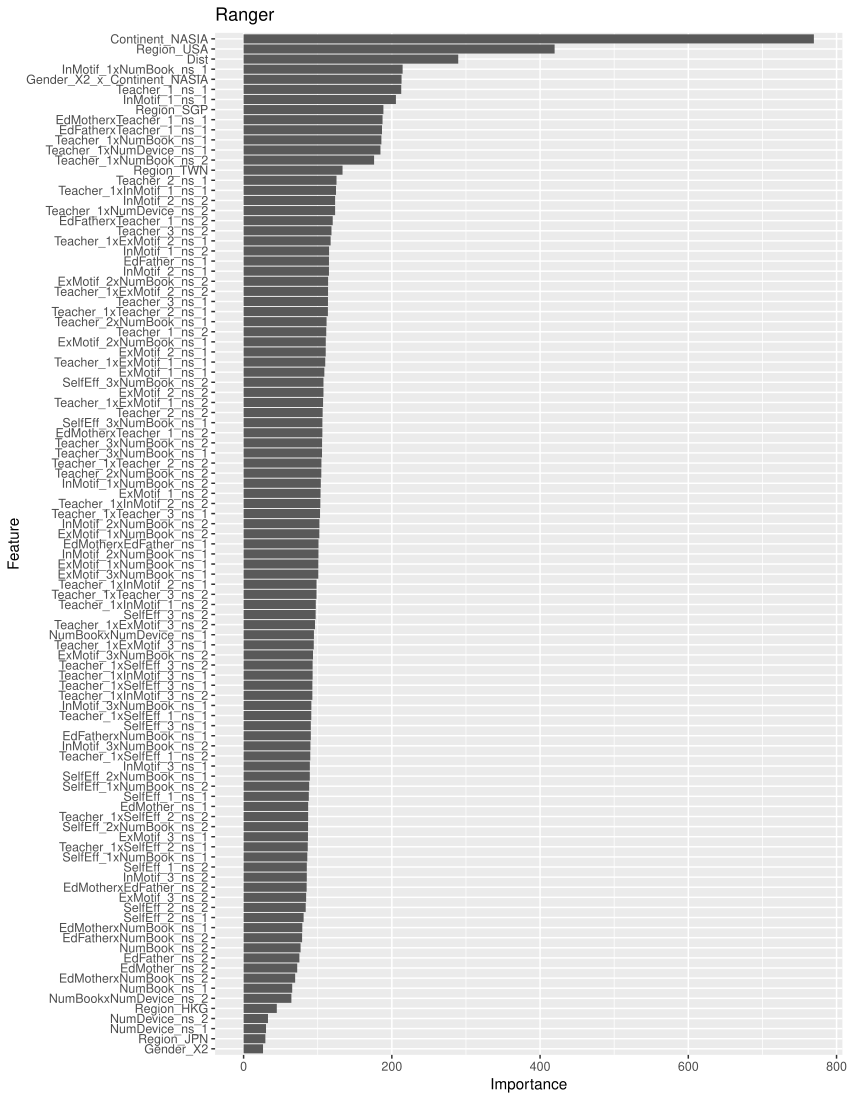

Write R code to recreate this figure.
##########
# ranger #
##########

if(!require(caret)) install.packages("caret")
if(!require(ranger)) install.packages("ranger")
if(!require(ggplot2)) install.packages("ggplot2")

library(caret)
library(ranger)
library(ggplot2)

# set tuning parameters
rfGrid <- expand.grid(
  mtry=c(8),
  splitrule=c("gini"),
  min.node.size=c(3)
)

# set validation mode
fitControl <- trainControl(
  method="cv",
  number=5,
  classProbs=TRUE,
  summaryFunction=twoClassSummary,
  verboseIter=TRUE
)

# caret requires factors with valid names
levels(train.y$FlagAIB) <- c("B", "A")

rf <- train(
  x=train.x.bin,
  y=train.y$FlagAIB,
  method="ranger",
  tuneGrid=rfGrid,
  trControl=fitControl,
  importance="impurity",
  metric="ROC"
)

# plot variable importance
ggplot(varImp(rf, scale = FALSE), main = "randomForest") +
  ggtitle("Ranger")

# predict
pred.y <- predict(rf, newdata=test.x.bin, type="prob")[, 2]
test.y <- data.frame(StudentID=1:length(pred.y),
                     FlagAIB=pred.y)
write.csv(test.y, file="~/y_test.csv", row.names=FALSE)
